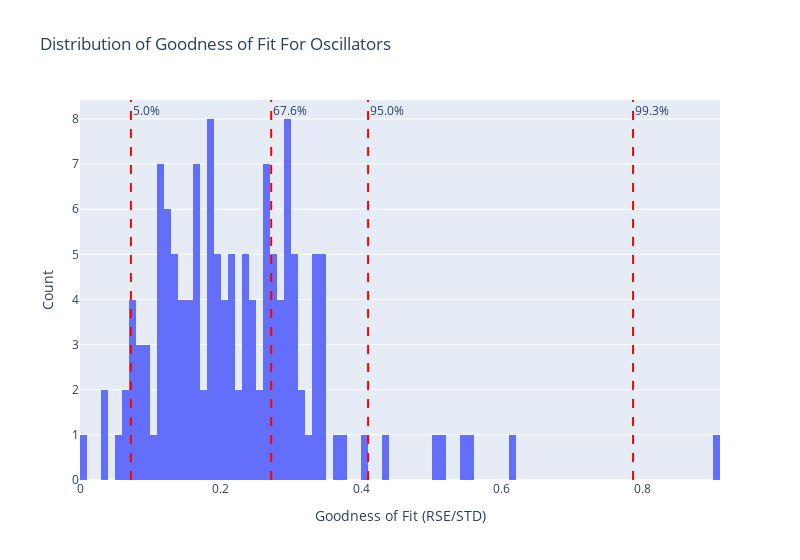

Source (notebook cell):
### Code cell
mean = oscillators['goodness'].mean()

percentages = [5, 68, 95, 99.7]
quantiles = [oscillators['goodness'].quantile(percentage/100) for percentage in percentages]

quantile_counts = [(oscillators['goodness'] <= quantile).sum() for quantile in quantiles]
# If sorting as oscillators.sort_values(by='goodness', ascending=True).iloc[idx]['goodness']
# values up to and excluding idx=quantile_count[i] will have values up to an including quantiles[i]

percentages = [quantile_count / len(oscillators) * 100 for quantile_count in quantile_counts]

fig = px.histogram(oscillators, x='goodness', nbins=100, title='Distribution of Goodness of Fit For Oscillators')
fig.update_layout(
    xaxis_title='Goodness of Fit (RSE/STD)',
    yaxis_title='Count',
    width=800,
    showlegend=False
)

for percentage, quantile in zip(percentages, quantiles):
    print(f"{percentage:.1f}% have RSE/STD < {quantile:.3f}")
    fig.add_vline(x=quantile, line_dash="dash", line_color="red", annotation_text=f"{percentage:.1f}%")

fig.show()

### Figure 1 — Plotly figure (JSON) as saved in the notebook; plotly's stock layout.template omitted (floating-point values rounded to 4 significant figures; data arrays with more than 128 entries replaced by an {"elided": "..."} marker saying what was removed)
{"data": [{"alignmentgroup": "True", "bingroup": "x", "hovertemplate": "goodness=%{x}<br>count=%{y}<extra></extra>", "legendgroup": "", "marker": {"color": "#636efa", "pattern": {"shape": ""}}, "name": "", "nbinsx": 100, "offsetgroup": "", "orientation": "v", "showlegend": false, "type": "histogram", "x": {"elided": "139 float values"}, "xaxis": "x", "yaxis": "y"}], "layout": {"annotations": [{"showarrow": false, "text": "5.0%", "x": 0.07235, "xanchor": "left", "xref": "x", "y": 1, "yanchor": "top", "yref": "y domain"}, {"showarrow": false, "text": "67.6%", "x": 0.2718, "xanchor": "left", "xref": "x", "y": 1, "yanchor": "top", "yref": "y domain"}, {"showarrow": false, "text": "95.0%", "x": 0.4096, "xanchor": "left", "xref": "x", "y": 1, "yanchor": "top", "yref": "y domain"}, {"showarrow": false, "text": "99.3%", "x": 0.7864, "xanchor": "left", "xref": "x", "y": 1, "yanchor": "top", "yref": "y domain"}], "barmode": "relative", "legend": {"tracegroupgap": 0}, "shapes": [{"line": {"color": "red", "dash": "dash"}, "type": "line", "x0": 0.07235, "x1": 0.07235, "xref": "x", "y0": 0, "y1": 1, "yref": "y domain"}, {"line": {"color": "red", "dash": "dash"}, "type": "line", "x0": 0.2718, "x1": 0.2718, "xref": "x", "y0": 0, "y1": 1, "yref": "y domain"}, {"line": {"color": "red", "dash": "dash"}, "type": "line", "x0": 0.4096, "x1": 0.4096, "xref": "x", "y0": 0, "y1": 1, "yref": "y domain"}, {"line": {"color": "red", "dash": "dash"}, "type": "line", "x0": 0.7864, "x1": 0.7864, "xref": "x", "y0": 0, "y1": 1, "yref": "y domain"}], "showlegend": false, "title": {"text": "Distribution of Goodness of Fit For Oscillators"}, "width": 800, "xaxis": {"anchor": "y", "domain": [0, 1], "title": {"text": "Goodness of Fit (RSE/STD)"}}, "yaxis": {"anchor": "x", "domain": [0, 1], "title": {"text": "Count"}}}}
